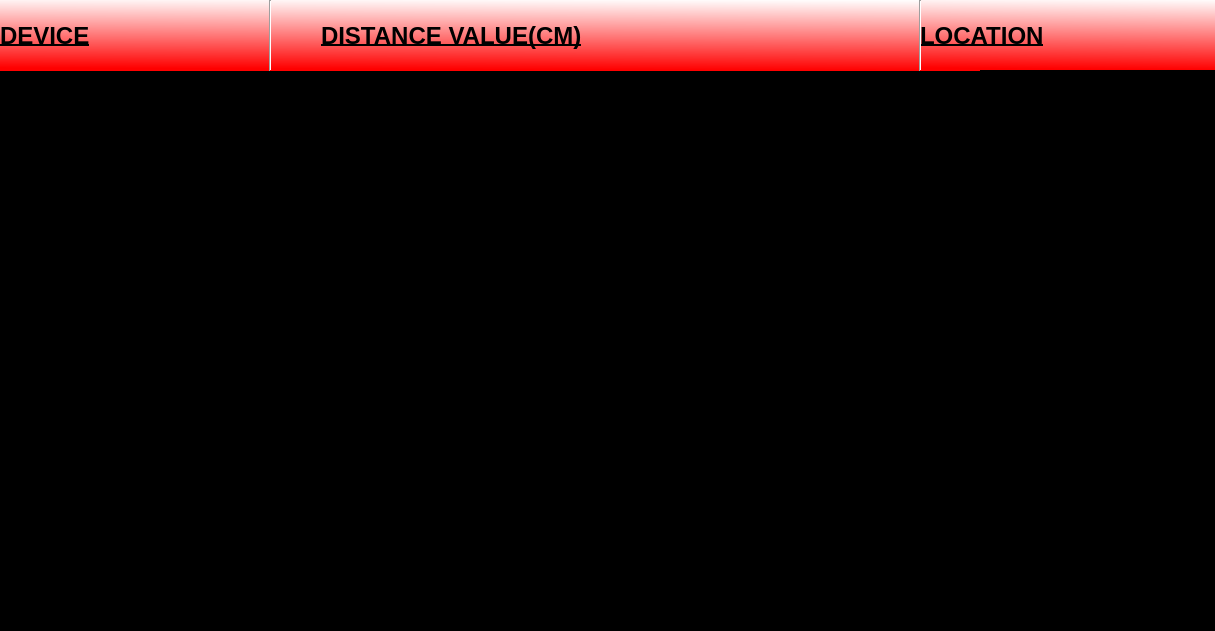
<?xml version="1.0" encoding="UTF-8"?>
<ui version="4.0">
 <class>DisplayPageOb</class>
 <widget class="QDialog" name="DisplayPageOb">
  <property name="geometry">
   <rect>
    <x>0</x>
    <y>0</y>
    <width>1215</width>
    <height>631</height>
   </rect>
  </property>
  <property name="windowTitle">
   <string>DISPLAY PAGE</string>
  </property>
  <property name="windowIcon">
   <iconset>
    <normaloff>../../40daeb43b2e3e20941ee95abdf84a311.png</normaloff>../../40daeb43b2e3e20941ee95abdf84a311.png</iconset>
  </property>
  <widget class="QWidget" name="verticalLayoutWidget">
   <property name="geometry">
    <rect>
     <x>0</x>
     <y>70</y>
     <width>981</width>
     <height>561</height>
    </rect>
   </property>
   <layout class="QVBoxLayout" name="verticalLayout">
    <item>
     <widget class="QLabel" name="label">
      <property name="font">
       <font>
        <family>MS Shell Dlg 2</family>
        <pointsize>20</pointsize>
        <weight>50</weight>
        <italic>false</italic>
        <bold>false</bold>
       </font>
      </property>
      <property name="styleSheet">
       <string notr="true">background-color: rgb(0, 0, 0);
alternate-background-color: rgb(0, 0, 0);
background-color: rgb(0, 0, 0);
font: 20pt &quot;MS Shell Dlg 2&quot;;
selection-color: rgb(255, 255, 255);
color: rgb(255, 255, 255);</string>
      </property>
      <property name="text">
       <string/>
      </property>
     </widget>
    </item>
   </layout>
  </widget>
  <widget class="QLabel" name="label_2">
   <property name="geometry">
    <rect>
     <x>0</x>
     <y>0</y>
     <width>961</width>
     <height>71</height>
    </rect>
   </property>
   <property name="font">
    <font>
     <pointsize>18</pointsize>
     <weight>75</weight>
     <italic>false</italic>
     <bold>true</bold>
     <underline>true</underline>
    </font>
   </property>
   <property name="styleSheet">
    <string notr="true">background-color: qlineargradient(spread:pad, x1:0.954726, y1:1, x2:1, y2:0, stop:0 rgba(255, 0, 0, 255), stop:1 rgba(255, 255, 255, 255));</string>
   </property>
   <property name="text">
    <string>DEVICE			DISTANCE VALUE(CM)</string>
   </property>
  </widget>
  <widget class="QLabel" name="label_3">
   <property name="geometry">
    <rect>
     <x>920</x>
     <y>0</y>
     <width>421</width>
     <height>71</height>
    </rect>
   </property>
   <property name="font">
    <font>
     <pointsize>18</pointsize>
     <weight>75</weight>
     <bold>true</bold>
     <underline>true</underline>
    </font>
   </property>
   <property name="styleSheet">
    <string notr="true">background-color: qlineargradient(spread:pad, x1:0.954726, y1:1, x2:1, y2:0, stop:0 rgba(255, 0, 0, 255), stop:1 rgba(255, 255, 255, 255));</string>
   </property>
   <property name="text">
    <string>LOCATION</string>
   </property>
  </widget>
  <widget class="QLabel" name="label_4">
   <property name="geometry">
    <rect>
     <x>980</x>
     <y>70</y>
     <width>361</width>
     <height>561</height>
    </rect>
   </property>
   <property name="font">
    <font>
     <family>MS Shell Dlg 2</family>
     <pointsize>20</pointsize>
     <weight>50</weight>
     <italic>false</italic>
     <bold>false</bold>
    </font>
   </property>
   <property name="styleSheet">
    <string notr="true">background-color: rgb(0, 0, 0);
alternate-background-color: rgb(0, 0, 0);
background-color: rgb(0, 0, 0);
font: 20pt &quot;MS Shell Dlg 2&quot;;
selection-color: rgb(255, 255, 255);
color: rgb(255, 255, 255);</string>
   </property>
   <property name="text">
    <string/>
   </property>
  </widget>
  <widget class="Line" name="line_3">
   <property name="geometry">
    <rect>
     <x>260</x>
     <y>0</y>
     <width>20</width>
     <height>71</height>
    </rect>
   </property>
   <property name="orientation">
    <enum>Qt::Vertical</enum>
   </property>
  </widget>
  <widget class="Line" name="line_4">
   <property name="geometry">
    <rect>
     <x>910</x>
     <y>0</y>
     <width>20</width>
     <height>71</height>
    </rect>
   </property>
   <property name="orientation">
    <enum>Qt::Vertical</enum>
   </property>
  </widget>
 </widget>
 <resources/>
 <connections/>
</ui>
